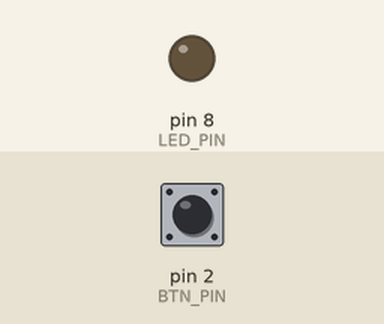
Bench run of a sketch on a simulated Arduino Uno, built with avr-gcc and run on an emulated ATmega328P. Shown: output pins drawn as LEDs (lit = HIGH). The test bench sets the inputs (shaded band); at power-on: pin 2 (BTN_PIN) HIGH.

Above: at 1.2 s.
1.3 s: pin 2 (BTN_PIN) pulled LOW for 0.15 s
At 1.6 s:
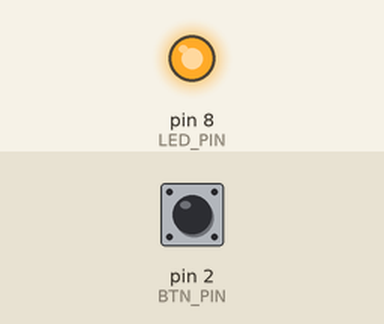
2.9 s: pin 2 (BTN_PIN) pulled LOW for 1 s
At 4.0 s:
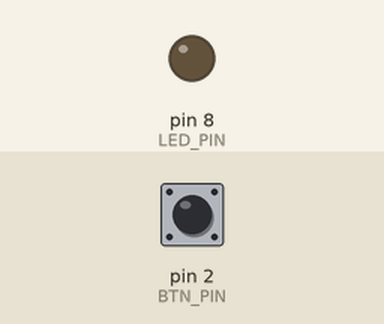
5.4 s: pin 2 (BTN_PIN) pulled LOW for 3.2 s
At 5.9 s:
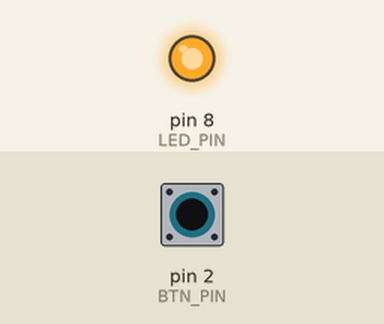
Timing chart, 0 to 8.4 s (numbered marks = the images above; inputs shaded):
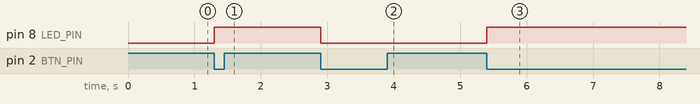

Measured:
- after the input at 1.3 s, pin 8 (LED_PIN): LOW → HIGH at once
- after the input at 2.9 s, pin 8 (LED_PIN): HIGH → LOW at once
- after the input at 5.4 s, pin 8 (LED_PIN): LOW → HIGH at once

The sketch:

02-DebounceWithInterrupts.ino
```cpp
/**
 * If we use Interrupts to manipulate a push button, for example, we can run into the bounce behaviour.
 * So, it is our dutyto take responsibility for managing that.
 *
 * ATTENTION: Using a debounce approach directly inside an Interrupt is NOT the best solution. If we want to avoid that,
 * a better solution is to use an harware debounce set-up (already integrated into a better quality push button).
 */

#define LED_PIN 8
#define BTN_PIN 2

// led config
byte led_state = LOW;
// interrrupt
volatile bool btn_release_flag = false;  // 'volatile' allows the modification of a variable into an interrupted function
// debounce behaviour
volatile unsigned long last_time_button_released = millis();
volatile unsigned long curr_time = 0;
volatile unsigned long debounce_delay = 50;

void setup() {
  // set serial communication
  Serial.begin(115200);

  // set pins
  pinMode(LED_PIN, OUTPUT);
  pinMode(BTN_PIN, INPUT);

  // define interrupt
  attachInterrupt(digitalPinToInterrupt(BTN_PIN),
                  btn_release_action,
                  FALLING); // set-up interrupt with Falling politic
}

void loop() {
  if (btn_release_flag) {
    btn_release_flag = false;
    toggle_led();
  }

}

void btn_release_action() {  // an interrupt function cannot have a return type and have parameters
  curr_time = millis();
  if (curr_time - last_time_button_released > debounce_delay) {
    last_time_button_released = curr_time; // update debounce dealy time
    btn_release_flag = true;
  }
}

void toggle_led() {
  led_state = (led_state) ? LOW : HIGH;
  digitalWrite(LED_PIN, led_state);
}
```
